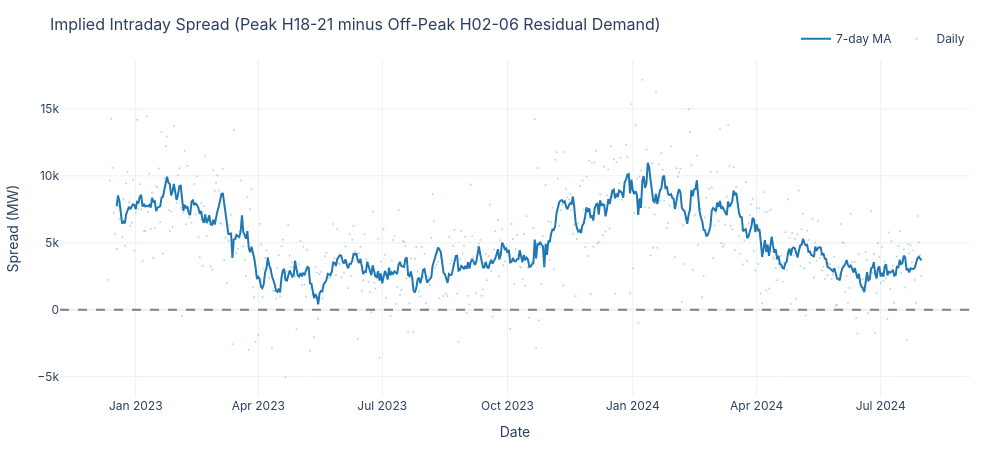

This figure's notebook cell:
### Code cell
# Time series of the daily spread
fig = go.Figure()
dates = pd.to_datetime(daily.index)
fig.add_trace(go.Scatter(
    x=dates, y=daily['spread'].rolling(7).mean(),
    mode='lines', name='7-day MA',
    line=dict(color=COLORS['primary'], width=2),
))
fig.add_trace(go.Scatter(
    x=dates, y=daily['spread'],
    mode='markers', name='Daily',
    marker=dict(size=2, color=COLORS['primary'], opacity=0.3),
))
fig.add_hline(y=0, line_dash='dash', line_color='grey')
apply_layout(fig, title='Implied Intraday Spread (Peak H18-21 minus Off-Peak H02-06 Residual Demand)',
             xaxis_title='Date', yaxis_title='Spread (MW)', height=450)
fig.show()

### Figure 1 — Plotly figure (JSON) as saved in the notebook; plotly's stock layout.template omitted (floating-point values rounded to 4 significant figures; data arrays with more than 128 entries replaced by an {"elided": "..."} marker saying what was removed)
{"data": [{"line": {"color": "#1f77b4", "width": 2}, "mode": "lines", "name": "7-day MA", "type": "scatter", "x": {"elided": "598 str values"}, "y": {"elided": "598 float values"}}, {"marker": {"color": "#1f77b4", "opacity": 0.3, "size": 2}, "mode": "markers", "name": "Daily", "type": "scatter", "x": {"elided": "598 str values"}, "y": {"elided": "598 float values"}}], "layout": {"font": {"family": "Inter, Arial, sans-serif", "size": 12}, "height": 450, "hovermode": "x unified", "legend": {"orientation": "h", "x": 1, "xanchor": "right", "y": 1.02, "yanchor": "bottom"}, "margin": {"b": 50, "l": 60, "r": 30, "t": 60}, "shapes": [{"line": {"color": "grey", "dash": "dash"}, "type": "line", "x0": 0, "x1": 1, "xref": "x domain", "y0": 0, "y1": 0, "yref": "y"}], "title": {"font": {"size": 16}, "text": "Implied Intraday Spread (Peak H18-21 minus Off-Peak H02-06 Residual Demand)"}, "width": 1000, "xaxis": {"title": {"text": "Date"}}, "yaxis": {"title": {"text": "Spread (MW)"}}}}
